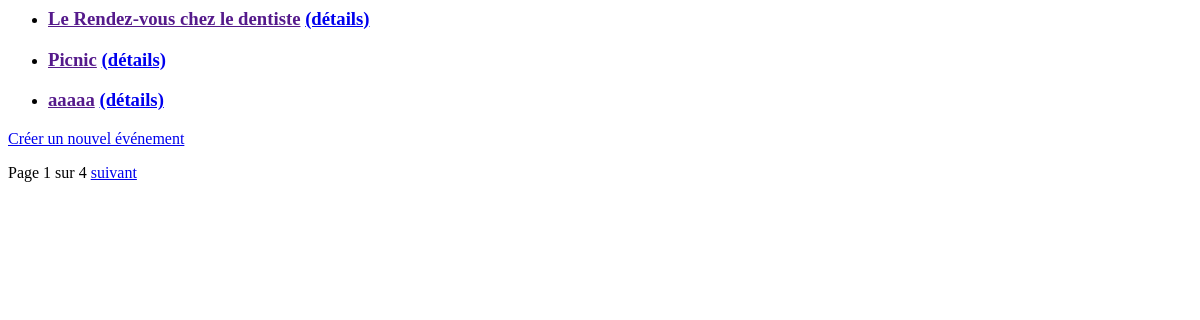
The app's page /agenda/listes/ with its own data.
### personal_calendar/models.py (models this page shows, shortened)
class Evenement(models.Model):
    nom = models.CharField(max_length=250, unique=True)
    description = models.TextField()
    participants = models.ManyToManyField(User, through="Evenement_Participant")
    date = models.DateTimeField()
    lieu = models.TextField()

### personal_calendar/views.py (the view)
class Evenement_Liste(ListView):
    def get_queryset(self):
        events = Evenement.objects.all()
        if "champ" in self.kwargs:
            events = events.filter((self.kwargs['champ'], self.kwargs['terme']))
        return events

### personal_calendar/templates/personal_calendar/evenement_list.html (shortened to what this page needs)
{% extends "base.html" %}
{% block content %}
    <ul>
        {% for event in object_list %}
            <li>
                <h3>
                    <a href="" class="titre">{{ event.nom }}</a>
                    <a href="{% url 'event_details' event.id %}">(détails)</a>
                </h3>
            </li>
        {% endfor %}
    </ul>
    <p>
        <a href="{% url 'create_event' %}">Créer un nouvel événement</a>
    </p>
   {% include "blocks/pagination.html" %}
{% endblock content %}

### records on screen
Evenement: nom "Le Rendez-vous chez le dentiste"
Evenement: nom "Picnic"
Evenement: nom "aaaaa"

### other values on screen
{{ page_obj.number }} "1"
{{ page_obj.paginator.num_pages }} "4"
